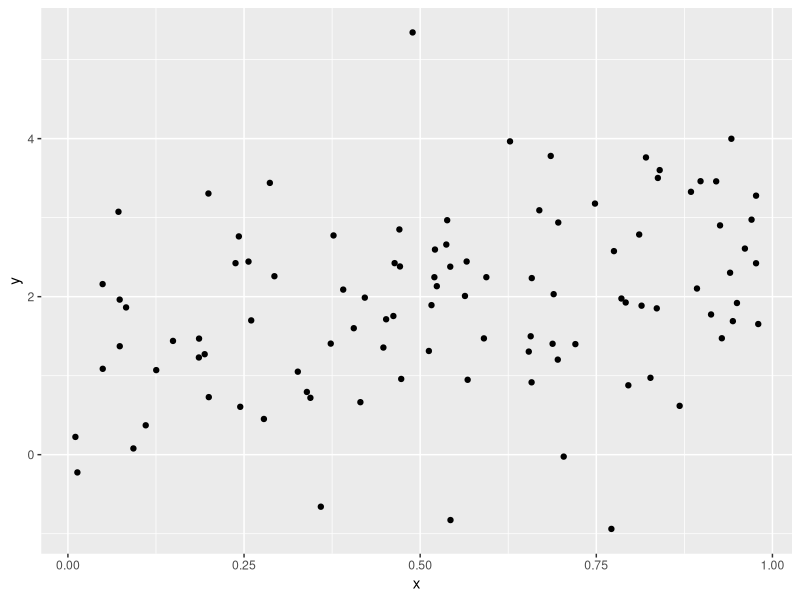

Write R code to recreate this figure.
## ---- chunk 1
library(tidyverse)
plot_df = 
  tibble(
    x = runif(100),
    y = 1 + 2*x + rnorm(100)
  )

plot_df |> 
  ggplot(aes(x = x, y = y)) +
  geom_point()
